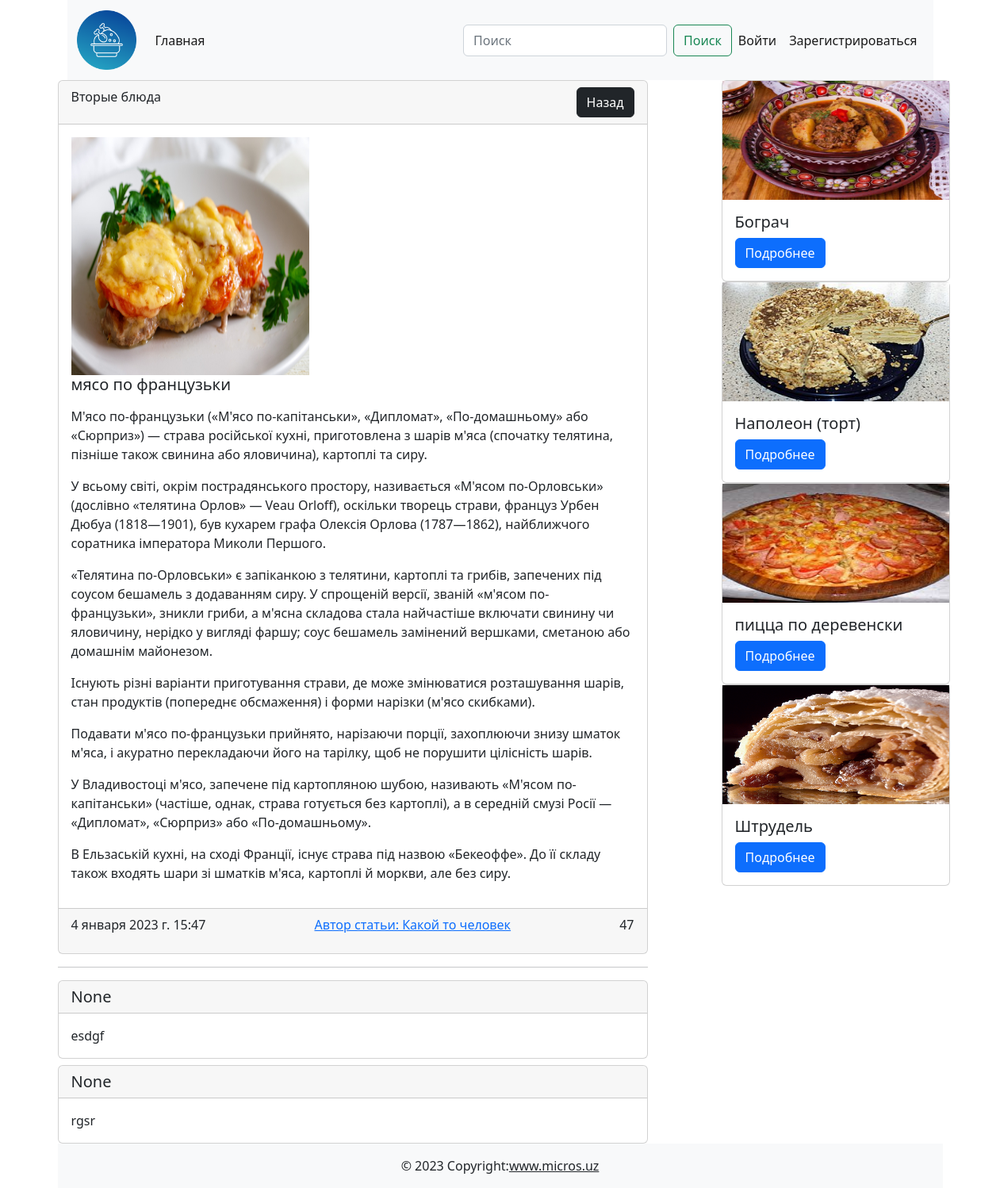
The app's page /post/2/ with its own data.
### cooking/models.py (models this page shows, shortened)
class Post(models.Model):
    title = models.CharField(max_length=255)
    content = models.TextField(default='скоро тут будет статья')
    created_at = models.DateTimeField(auto_now_add=True)
    updated_at = models.DateTimeField(auto_now=True)
    photo = models.ImageField(upload_to='photos/', blank=True, null=True)
    watched = models.IntegerField(default=0)
    is_published = models.BooleanField(default=True)
    category = models.ForeignKey(Category,on_delete=models.CASCADE)
    author = models.ForeignKey(User, default=None, null=True, blank=True, on_delete=models.CASCADE)
    def get_absolute_url(self):
        return reverse('post_detail', kwargs={'pk':self.pk})

class Category(models.Model):
    title = models.CharField(max_length=255)
    is_published = models.BooleanField(default=True)
    def __str__(self):
        return self.title

class Comment(models.Model):
    post = models.ForeignKey(Post, on_delete=models.CASCADE, verbose_name='пост')
    user = models.ForeignKey(User, on_delete=models.CASCADE, verbose_name='пользователь')
    text = models.TextField(verbose_name='коментарий')
    created_ad = models.DateTimeField(auto_now_add=True)
    def __str__(self):
        return self.text

### cooking/views.py (the view)
# urls.py: path('post/<int:pk>/', PostDetail.as_view(), name='post_detail'),
class PostDetail(DetailView):
    model = Post
    template_name = 'cooking/article_detail.html'
    context_object_name = 'post'
    pk_url_kwarg = 'pk'
    def get_context_data(self, **kwargs):
        context = super().get_context_data(**kwargs)
        post = Post.objects.get(pk=self.kwargs['pk'])
        Post.objects.filter(pk=self.object.pk).update(watched=F('watched')+ 1)
        context['ext_posts'] = Post.objects.all().exclude(pk=self.object.pk).order_by('-watched')[:5]
        context['title'] = self.object.title
        context['comments'] = Comment.objects.filter(post=post)
        if self.request.user.is_authenticated:
            context['comment_form'] = CommentForm
        return context

### cooking/templates/cooking/article_detail.html (shortened to what this page needs)
{% extends 'base.html' %}
{% block main %}
<div class="d-flex justify-content-between"><div class="col-8">
    <div class="card"><div class="card-header d-flex justify-content-between">{{post.category}}
        <div>
            <a href="{% url 'category_list' post.category.pk %}" class="btn btn-dark">Назад</a>
        </div>
    </div>
        <img src="" class="card-img-top" alt=""><div class="card-body">
            {%if post.photo %}
            <img src="{{ post.photo.url }}" width="300" height="300" alt="">
            {%else%}
        <img src="https://www.raumplus.ru/upload/iblock/99e/Skoro-zdes-budet-foto.jpg" width="300" alt="">
        {%endif%}
        <h5 class="card-title">{{post.title}}</h5>
        <p class="card-text">{{post.content | linebreaks }}</p>
    </div>
        <div class="card-footer d-flex justify-content-between"><p class="card-text">4 января 2023 г. 15:47</p>
            <a href="/profile/1">Автор статьи: Какой то человек</a>
            <p class="card-text">{{post.watched}}</p>
        </div>
    </div>
    <hr>
    {% for comment in comments %}
    <div class="card mt-2"><h5 class="card-header">{{post.author}}</h5>
        <div class="card-body">
            <p class="card-text">{{comment}}</p>
        </div>
    </div>
    {%endfor%}
</div>
<div class="col-1"></div>
<div class="col-4">
    {%for ext_post in ext_posts %}
    <div class="card" style="width: 18rem;">
        {%if ext_post.photo %}
        <img src="{{ ext_post.photo.url }}" width="286" height="150" alt="">
        {%else%}
        <img class="card-img-top" src="{{ext_post.img}}" width="200" alt="">
        {%endif%}
        <div class="card-body"><h5 class="card-title">{{ext_post.title}}</h5><a href="{{ext_post.get_absolute_url}}" class="btn btn-primary">Подробнее</a></div>
    </div>
    {%endfor%}
</div>
</div>
{% endblock main %}

### records on screen
Post: category "Вторые блюда", photo (picture), title "мясо по французьки", content "М'ясо по-французьки («М'ясо по-капітанськи», «Дипломат», «По-домашньому» або «Сюрприз») — страва російської кухні, приготовлена з шарів м'яса (спочатку телятина, пізніше також свинина або яловичина), картоплі та сиру. У всьому світі, окрім пострадянського простору, називається «М'ясом по-Орловськи» (дослівно «телятина Орлов» — Veau Orloff), оскільки творець страви, француз Урбен Дюбуа (1818—1901), був кухарем графа Олексія Орлова (1787—1862), найближчого соратника імператора Миколи Першого. «Телятина по-Орловськи» є запіканкою з телятини, картоплі та грибів, запечених під соусом бешамель з додаванням сиру. У спрощеній версії, званій «м'ясом по-французьки», зникли гриби, а м'ясна складова…", watched "47", author "None"
Comment: text "esdgf"
Comment: text "rgsr"
Post: photo (picture), title "Бограч"
Post: photo (picture), title "Наполеон (торт)"
Post: photo (picture), title "пицца по деревенски"
Post: photo (picture), title "Штрудель"
